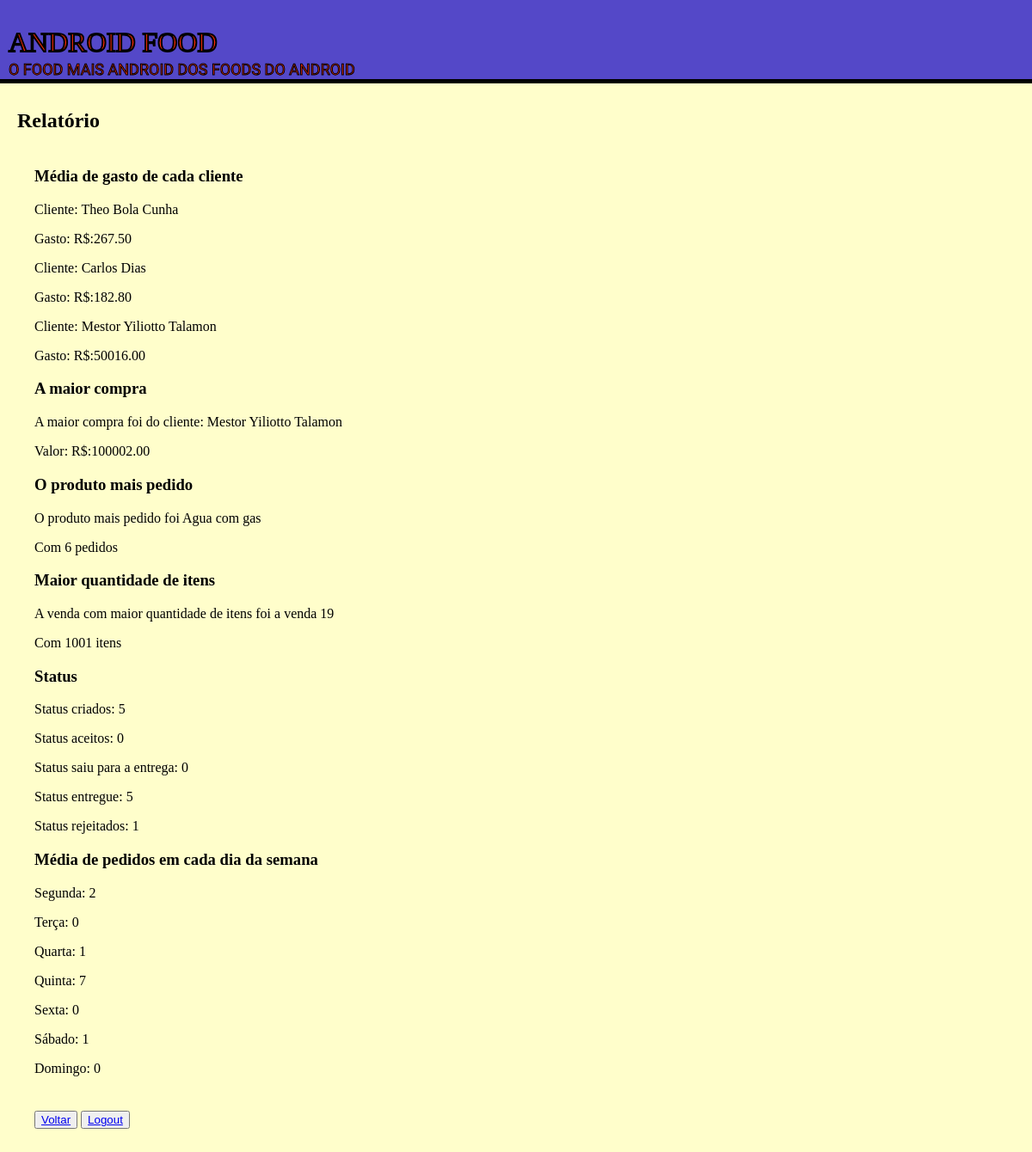
Screenshot of /restaurante/relatorio (signed in) with the database file from the repository.
### tables this page shows
CREATE TABLE usuario(
                            pk_usuario INTEGER PRIMARY KEY NOT NULL,
                            nome_usuario VARCHAR(200) NOT NULL,
                            email_usuario VARCHAR(200) NOT NULL,
                            senha_usuario VARCHAR(100) NOT NULL,
                            criacao DATE DEFAULT (datetime('now', 'localtime')),
                            ultima_atualizacao DATE DEFAULT (datetime('now', 'localtime'))
                            , admin BOOLEAN DEFAULT 0 NOT NULL);

CREATE TABLE produto (
                            pk_produto INTEGER PRIMARY KEY,
                            nome_produto VARCHAR(100) NOT NULL,
                            preco NUMERIC CHECK (preco > 0) NOT NULL,
                            pk_restaurante INTEGER REFERENCES restaurante NOT NULL
                            );

### main.py (the view)
@app.route("/restaurante/relatorio", methods=['GET','POST'])
def relatorio(): # relatorio
    if (session.get('login') == None or session['login'] == False) or (session.get('restaurante') == None or session['restaurante'] == False):
        return index()
    consultas = database.relatorio(session["pk"]) # Consulta as consultas com a pk do restaurante
    return render_template("relatorio.jinja",consultas = consultas)

### database/database.py (called while the page is built)
    def consulta_restaurante_produtos(self,pk): # Conta a quantidade de produtos de um restaurante
        sql = f'SELECT COUNT(1) FROM venda WHERE pk_restaurante = ?;'
        result = self.conexao.execute(sql,(pk,))
        if result.fetchone()[0] == 0:
            return False
        else:
            return True

    def consulta_media_gasto(self,pk): # Consulta a média do valor que cada usuario gasta no restaurante
        sql = '''SELECT AVG(valor),u.nome_usuario FROM venda v
                INNER JOIN usuario u ON u.pk_usuario = v.pk_usuario
                WHERE pk_restaurante = ? GROUP BY v.pk_usuario;'''
        result = self.conexao.execute(sql,(pk,))
        result = result.fetchall()
        if not result:
            return False
        else:
            return result

    def consulta_maior_compra(self,pk): # Consulta o nome do usuario que fez a maior compra(valor) e o valor de um restaurante específico
        sql = '''SELECT u.nome_usuario,MAX(valor) FROM venda v
                INNER JOIN usuario u ON u.pk_usuario = v.pk_usuario
                WHERE pk_restaurante = ?;'''
        result = self.conexao.execute(sql,(pk,))
        result = result.fetchone()
        if not result:
            return False
        else:
            return result

    def consulta_maior_quantidade(self,pk): # Consulta a compra com a maior quantidade de itens
        sql = '''SELECT vp.pk_venda,SUM(quantidade) FROM venda_produto vp
            INNER JOIN venda v ON v.pk_venda = vp.pk_venda
            WHERE v.pk_restaurante = ?
            GROUP BY vp.pk_venda ORDER BY SUM(quantidade) DESC LIMIT 1'''
        result = self.conexao.execute(sql,(pk,))
        return result.fetchone()

    def consulta_mais_pedido(self,pk): # Consulta o item mais pedido de um restaurante específico
        sql = '''SELECT p.nome_produto,COUNT(vp.pk_produto) FROM venda_produto vp
        INNER JOIN venda v ON v.pk_venda = vp.pk_venda
        INNER JOIN produto p ON p.pk_produto = vp.pk_produto
        WHERE v.pk_restaurante = ?
        GROUP BY vp.pk_produto ORDER BY COUNT(vp.pk_produto) DESC LIMIT 1'''
        result = self.conexao.execute(sql,(pk,))
        return result.fetchone()

    def status_criado(self,pk): # Consulta a quantidade de pedidos com o status "Criado"
        sql = f'SELECT COUNT(status) FROM venda v WHERE status = "criado" AND pk_restaurante = ?;'
        result = self.conexao.execute(sql,(pk,))
        return result.fetchone()

### templates/relatorio.jinja (shortened to what this page needs)
<!DOCTYPE html>
<html lang="pt-BR">
  <head>
    <link rel="stylesheet" href="{{ url_for('static',filename='styles/relatorio.css') }}">
  </head>
  <body>
    <header class="header">
      <h1>ANDROID FOOD</h1>
      <p>O FOOD MAIS ANDROID DOS FOODS DO ANDROID</p>
    </header>
    <h2 class="title">Relatório</h2>
      {% if consultas["check"] != false %}
        <section class="section-main">
        <div class="media-gasto">
          <h3>Média de gasto de cada cliente</h3>
          {% for usuario in consultas["media_gasto"]%}
          <div class="media-gasto-individual">
            <p>Cliente: {{ usuario[1] }}</p>
            <p>Gasto: R$:{{ usuario[0] | formatoDinheiro }}</p>
          </div>
          {% endfor %}
        </div>
        <div class="maior-compra">
          <h3>A maior compra</h3>
          <p>A maior compra foi do cliente: {{ consultas["maior_compra"][0] }}</p>
          <p>Valor: R$:{{ consultas["maior_compra"][1] | formatoDinheiro }}</p>
        </div>
        <div class="mais-pedido">
          <h3>O produto mais pedido</h3>
          <p>O produto mais pedido foi {{ consultas["mais_pedido"][0] }}</p>
          <p>Com {{ consultas["mais_pedido"][1] }} {{ 'pedido' if consultas["mais_pedido"][1] == 1 else 'pedidos'}}</p>
        </div>
        <div class="maior-quantidade">
          <h3>Maior quantidade de itens</h3>
          <p>A venda com maior quantidade de itens foi a venda {{ consultas["maior_quantidade"][0] }}</p>
          <p>Com {{ consultas["maior_quantidade"][1] }} {{ 'item' if consultas["maior_quantidade"][1] == 1 else 'itens'}}</p>
        </div>
        <div class="status">
          <h3>Status</h3>
          <p>Status criados: {{consultas["criado"]}}</p>
          <p>Status aceitos: {{consultas["aceito"]}}</p>
          <p>Status saiu para a entrega: {{consultas["saiu_entrega"]}}</p>
          <p>Status entregue: {{consultas["entregue"]}}</p>
          <p>Status rejeitados: {{consultas["rejeitado"]}}</p>
        </div>
        <div class="media-dia-semana">
          <h3>Média de pedidos em cada dia da semana</h3>
          <p>Segunda: {{ consultas["media_meses"][1] }}</p>
          <p>Terça: {{ consultas["media_meses"][2] }}</p>
          <p>Quarta: {{ consultas["media_meses"][3] }}</p>
          <p>Quinta: {{ consultas["media_meses"][4] }}</p>
          <p>Sexta: {{ consultas["media_meses"][5] }}</p>
          <p>Sábado: {{ consultas["media_meses"][6] }}</p>
          <p>Domingo: {{ consultas["media_meses"][0] }}</p>
        </div>
      </section>
    {% else %}
      <section class="section-main">
        <p>Seu restaurante não possui vendas</p>
      </section>
    {% endif %}
    <section class="buttons">
      <button><a href="{{ url_for('restaurantes_admin') if session['admin'] == true else url_for('restaurante') }}">Voltar</a></button>
      <button><a href="{{ url_for('logout') }}">Logout</a></button>
    </section>
  </body>
</html>

### static/styles/relatorio.css (style rules this page uses)
body { margin: 0; background-color: #fffecb; margin-bottom: 9vh; width: 100%; max-width: 100%; }
.header { width: calc(100% - 20px); height: 9vh; padding: 10px; background-color: #5448c8; margin-bottom: 30px; border-bottom: 5px solid black; max-width: 100%; }
.section-main { margin: 40px; }
.buttons { margin: 40px; }
.title { margin-left: 20px; }
.header h1 { font-family: "Alfa Slab One", serif; font-weight: 400; font-style: normal; color: #ff2e00; -webkit-text-stroke: 2px black; margin-bottom: 2px; }
.header p { font-family: "Racing Sans One", sans-serif; font-weight: 400; font-style: normal; font-size: large; color: #ff2e00; -webkit-text-stroke: 1px black; margin-top: 0; }

### rows the page displays
usuario: nome_usuario "Theo Bola Cunha", usuario "267.50"
usuario: nome_usuario "Carlos Dias", usuario "182.80"
usuario: nome_usuario "Mestor Yiliotto Talamon", usuario "50016.00"
produto: nome_produto "Agua com gas"

### other values shown
{{ consultas["maior_compra"][1] | formatoDinheiro }} "100002.00"
{{ consultas["mais_pedido"][1] }} "6"
{{ 'pedido' if consultas["mais_pedido"][1] == 1 else 'pedidos' }} "pedidos"
{{ consultas["maior_quantidade"][0] }} "19"
{{ consultas["maior_quantidade"][1] }} "1001"
{{ 'item' if consultas["maior_quantidade"][1] == 1 else 'itens' }} "itens"
{{ consultas["criado"] }} "5"
{{ consultas["aceito"] }} "0"
{{ consultas["saiu_entrega"] }} "0"
{{ consultas["entregue"] }} "5"
{{ consultas["rejeitado"] }} "1"
{{ consultas["media_meses"][1] }} "2"
{{ consultas["media_meses"][2] }} "0"
{{ consultas["media_meses"][3] }} "1"
{{ consultas["media_meses"][4] }} "7"
